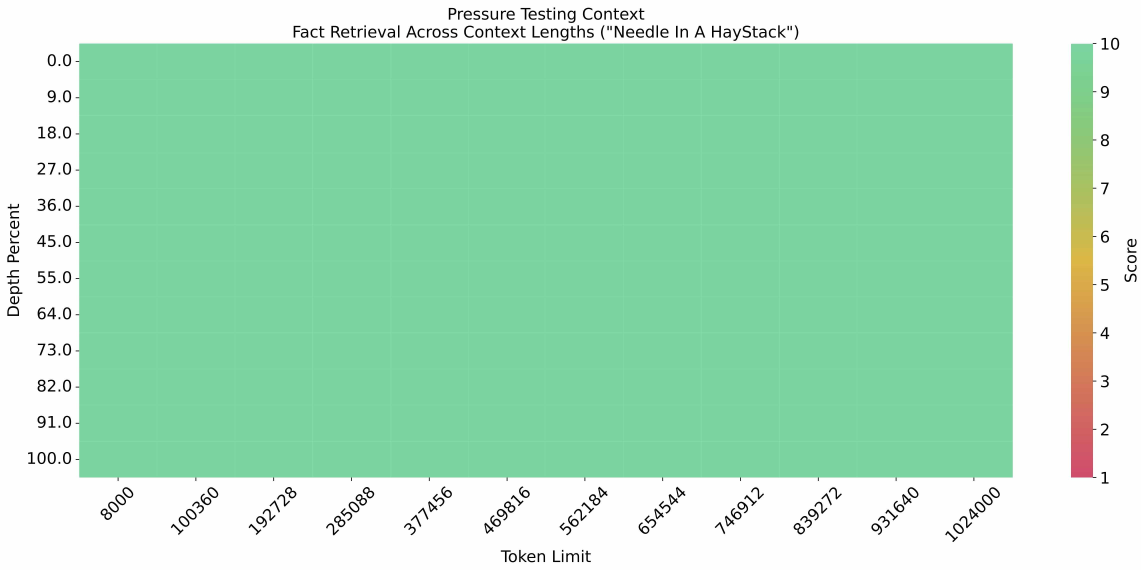
#> input picture multimodal/GLM-4/pytorch/resources/eval_needle.jpeg, 4564 x 2280 px (shown at 1/4 size)
$ python -i ocr_reader.py   (imports and definitions only)
#> lines starting #> are read from the running program, lines starting #| are printed output that depends on the picture
#> further down, picture is the input picture: shape (2280, 4564, 3); mean B, G, R 190.3, 223, 168.4
# Copyright (c) 2021 PaddlePaddle Authors. All Rights Reserved.
# Copyright (c) 2024, Shanghai Iluvatar CoreX Semiconductor Co., Ltd.
# All Rights Reserved.
#
# Licensed under the Apache License, Version 2.0 (the "License");
# you may not use this file except in compliance with the License.
# You may obtain a copy of the License at
#
#     http://www.apache.org/licenses/LICENSE-2.0
#
# Unless required by applicable law or agreed to in writing, software
# distributed under the License is distributed on an "AS IS" BASIS,
# WITHOUT WARRANTIES OR CONDITIONS OF ANY KIND, either express or implied.
# See the License for the specific language governing permissions and
# limitations under the License.

import cv2
import copy
import numpy as np
import math
import re
import sys
import argparse
import string
from copy import deepcopy


class DetResizeForTest(object):
    def __init__(self, **kwargs):
        super(DetResizeForTest, self).__init__()
        self.resize_type = 0
        if 'image_shape' in kwargs:
            self.image_shape = kwargs['image_shape']
            self.resize_type = 1
        elif 'limit_side_len' in kwargs:
            self.limit_side_len = kwargs['limit_side_len']
            self.limit_type = kwargs.get('limit_type', 'min')
        elif 'resize_short' in kwargs:
            self.limit_side_len = 736
            self.limit_type = 'min'
        else:
            self.resize_type = 2
            self.resize_long = kwargs.get('resize_long', 960)

    def __call__(self, data):
        img = deepcopy(data)
        src_h, src_w, _ = img.shape
#> src_h = 2280; src_w = 4564

        if self.resize_type == 0:
            img, [ratio_h, ratio_w] = self.resize_image_type0(img)
        elif self.resize_type == 2:
            img, [ratio_h, ratio_w] = self.resize_image_type2(img)
        else:
            img, [ratio_h, ratio_w] = self.resize_image_type1(img)

        return img

    # [53 lines left out: functions resize_image_type1, resize_image_type0, not called in this run]

    def resize_image_type2(self, img):
        h, w, _ = img.shape
#> h = 2280; w = 4564

        resize_w = w
#> resize_w = 4564
        resize_h = h
#> resize_h = 2280

        # Fix the longer side
        if resize_h > resize_w:
            ratio = float(self.resize_long) / resize_h
        else:
            ratio = float(self.resize_long) / resize_w
#> ratio = 0.21

        resize_h = int(resize_h * ratio)
#> resize_h = 479
        resize_w = int(resize_w * ratio)
#> resize_w = 960

        max_stride = 128
        resize_h = (resize_h + max_stride - 1) // max_stride * max_stride
#> resize_h = 512
        resize_w = (resize_w + max_stride - 1) // max_stride * max_stride
#> resize_w = 1024
        img = cv2.resize(img, (int(resize_w), int(resize_h)))
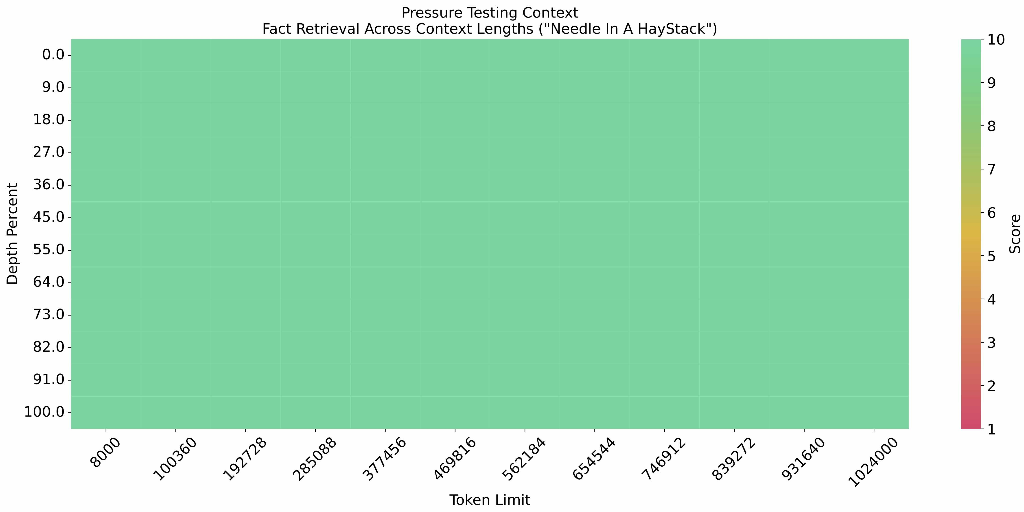
#> img: shape (512, 1024, 3); mean of channels 0, 1, 2 190.2, 222.9, 168.4; drawn as B, G, R
        ratio_h = resize_h / float(h)
#> ratio_h = 0.225
        ratio_w = resize_w / float(w)
#> ratio_w = 0.224

        return img, [ratio_h, ratio_w]


class BaseRecLabelDecode(object):
    """ Convert between text-label and text-index """

    # [44 lines left out: function __init__, not called in this run]

    def add_special_char(self, dict_character):
        return dict_character

    # [25 lines left out: function decode, not called in this run]

    def get_ignored_tokens(self):
        return [0]  # for ctc blank


class CTCLabelDecode(BaseRecLabelDecode):
    """ Convert between text-label and text-index """

    # [17 lines left out: functions __init__, __call__, not called in this run]

    def add_special_char(self, dict_character):
        dict_character = ['blank'] + dict_character
        return dict_character


class CharacterOps(object):
    """ Convert between text-label and text-index """

    # [74 lines left out: functions __init__, encode, decode, not called in this run]

    def get_char_num(self):
        return len(self.character)

    # [14 lines left out: function get_beg_end_flag_idx, not called in this run]


class OCRReader(object):
    # [66 lines left out: functions __init__, resize_norm_img, preprocess, postprocess, not called in this run]


from argparse import ArgumentParser, RawDescriptionHelpFormatter
import yaml


class ArgsParser(ArgumentParser):
    # [47 lines left out: functions __init__, parse_args, _parse_helper, _parse_opt, not called in this run]

>>> import cv2
>>> picture = cv2.imread('../../../../multimodal/GLM-4/pytorch/resources/eval_needle.jpeg')
>>> result = DetResizeForTest()(picture)
#> in __call__, `img, [ratio_h, ratio_w] = self.resize_image_type2(img)`: ratio_h = 0.225; ratio_w = 0.224
